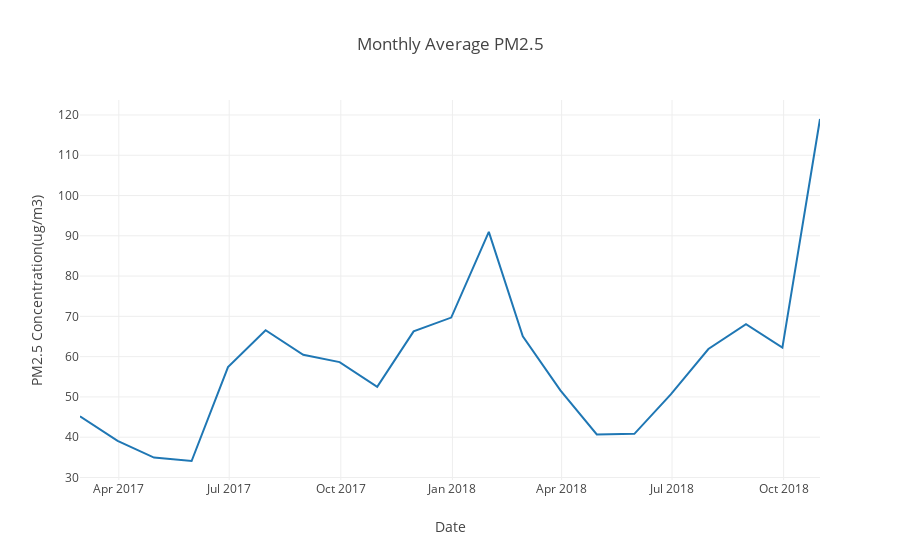

This figure's notebook cell:
### Code cell
monthly_pm25_trend = go.Scatter(x=monthly_average_airquality_data_concentrations.index,
                         y = monthly_average_airquality_data_concentrations['PM2.5(Ug/m3)'].values,
                         #mode='lines+markers',
                        #marker = dict(color=list(map(SetColor, average_monthly_pm25)), size = 17),
                 ) 

layout = go.Layout(title='Monthly Average PM2.5 ', xaxis=dict(title='Date'),
                   yaxis=dict(title='PM2.5 Concentration(ug/m3)'))

fig = go.Figure(data=[monthly_pm25_trend], layout=layout)
iplot(fig)
pio.write_image(fig, os.path.join(filepath , 'monthly_average_pm25_concentration_trend.png'))

### Figure 1 — Plotly figure (JSON) as saved in the notebook; plotly's stock layout.template omitted (floating-point values rounded to 4 significant figures)
{"data": [{"type": "scatter", "uid": "8f8e553f-d60e-4d3b-baac-c7c91de243e4", "x": ["2017-02-28", "2017-03-31", "2017-04-30", "2017-05-31", "2017-06-30", "2017-07-31", "2017-08-31", "2017-09-30", "2017-10-31", "2017-11-30", "2017-12-31", "2018-01-31", "2018-02-28", "2018-03-31", "2018-04-30", "2018-05-31", "2018-06-30", "2018-07-31", "2018-08-31", "2018-09-30", "2018-10-31"], "y": [45.2, 39.09, 34.93, 34.09, 57.4, 66.56, 60.46, 58.64, 52.49, 66.26, 69.7, 90.99, 65.03, 51.61, 40.67, 40.83, 50.64, 61.9, 68.04, 62.25, 119]}], "layout": {"title": {"text": "Monthly Average PM2.5 "}, "xaxis": {"title": {"text": "Date"}}, "yaxis": {"title": {"text": "PM2.5 Concentration(ug/m3)"}}}}
